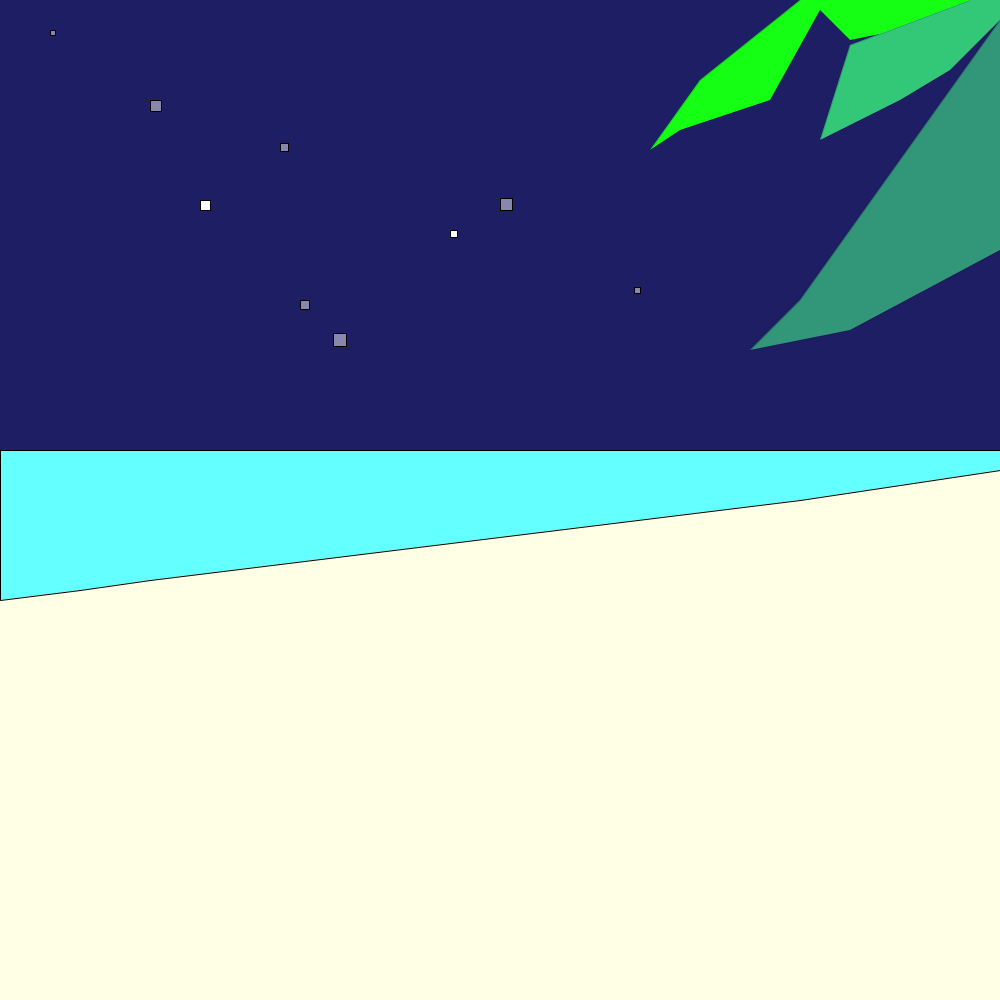
Frame 1 (no input)
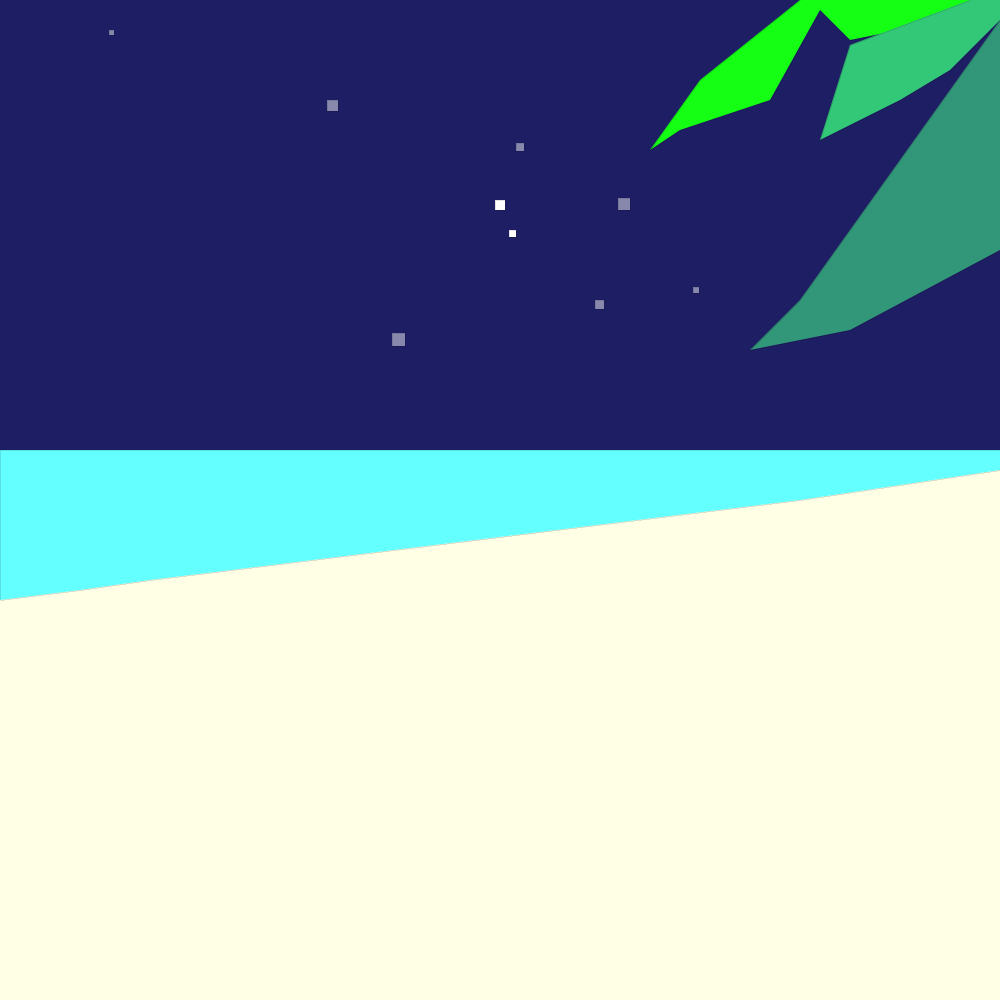
Frame 60 (the mouse pressed at the canvas centre just before this capture)
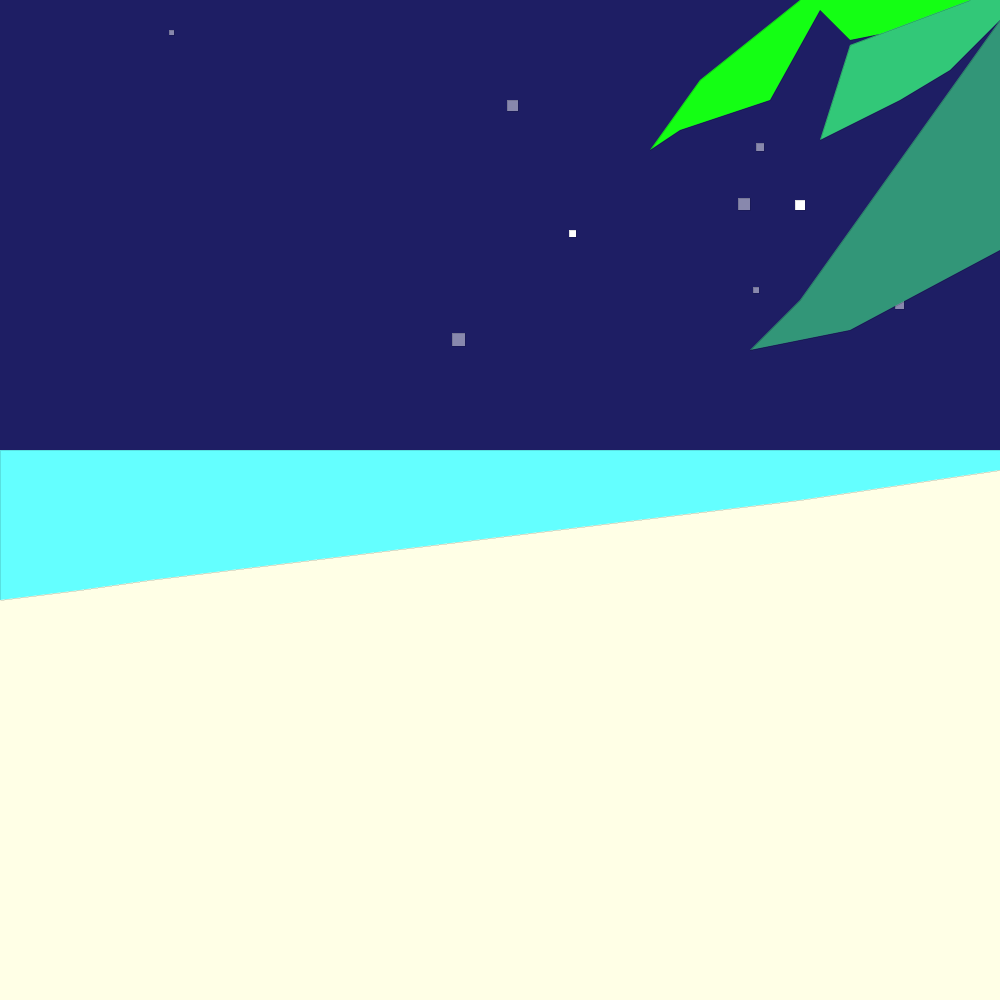
Frame 120 (the mouse held since frame 60 and released just before this capture)

The Processing sketch that drew these frames (run headless with seeded random() and noise(); from frame 60 on, the mouse is pressed at the canvas centre):

// Processing sketch: processing_155908
// ── processing_155908.pde

color c = color(255, 255, 255, 120);
color d = color(255, 255, 255, 255);
color e = color(50, 255, 150);
float x = 0;
float y = 100;
float y2 = 150;
float y3 = 230;
float y4 = 300;
float y5 = 330;
float speed = 3;

int xPos = 200;
int xPos2 = 300;
int xPos3 = 150;
int xPos4 = 450;
int xPos5 = 50;
int xPos6 = 500;
int xPos7 = 634;
int xPos8 = 280;
int xPos9 = 333;
int xPos10 = mouseX;
int xDir = 5;
int xDir2 = 3;
int xDir3 = 1;
int xDir4 = 2;
int xDir5 = 4;

void setup() {
  size(1000, 1000);
  background(30, 150, 255);
  smooth();
}

void draw() {
  {
   background(30, 30, 100); 

   fill(d);
   rect(xPos, 200, 10, 10);
   xPos=xPos+xDir;
      
   fill(c);
   rect(xPos2, 300, 9, 9);
   xPos2=xPos2+xDir;
    
   fill(c);
   rect(xPos3, 100, 11, 11);
   xPos3=xPos3+xDir2;
   
   fill(d);
   rect(xPos4, 230, 7, 7);
   xPos4=xPos4+xDir3;
   
   fill(c);
   rect(xPos5, 30, 5, 5);
   xPos5=xPos5+xDir3;
   
   fill(c);
   rect(xPos6, 198, 12, 12);
   xPos6=xPos6+xDir4;
   
   fill(c);
   rect(xPos7, 287, 6, 6);
   xPos7=xPos7+xDir3;
   
   fill(c);
   rect(xPos8, 143, 8, 8);
   xPos8=xPos8+xDir5;
   
   fill(c);
   rect(xPos9, 333, 13, 13);
   xPos9=xPos9+xDir3;
  }
  
  fill(100, 255, 255);
  rect(0, 450, 1000, 600);
  
  fill(255, 255, 230);
  beginShape(); 
  vertex(0, 600);
  vertex(80, 590);
  vertex(150, 580);
  vertex(800, 500);
  vertex(1000, 470);
  vertex(1000, 1000);
  vertex(0, 1000);
  endShape();
  strokeWeight(0);
  
  fill(20, 255, 20);
  beginShape();  
  vertex(800, 0);
  vertex(700, 80);
  vertex(650, 150);
  vertex(680, 130);
  vertex(770, 100);
  vertex(820, 10);
  vertex(850, 40);
  vertex(1000, 10);
  vertex(1000, 0);
  endShape();
  strokeWeight(0);
  
  fill(50, 200, 120);
  beginShape();
  vertex(970, 0);
  vertex(850, 45);
  vertex(820, 140);
  vertex(900, 100);
  vertex(950, 70);
  vertex(1000, 20);
  vertex(1000, 0);
  endShape();
  
  fill(50, 150, 120);
  beginShape();
  vertex(1000, 20);
  vertex(800, 300);
  vertex(750, 350);
  vertex(850, 330);
  vertex(1000, 250);
  endShape();
  
}

  void mouseClicked() {
     fill(e);
     rect(mouseX, mouseY, 80, 80);
     xPos10=xPos10+xDir;
}
